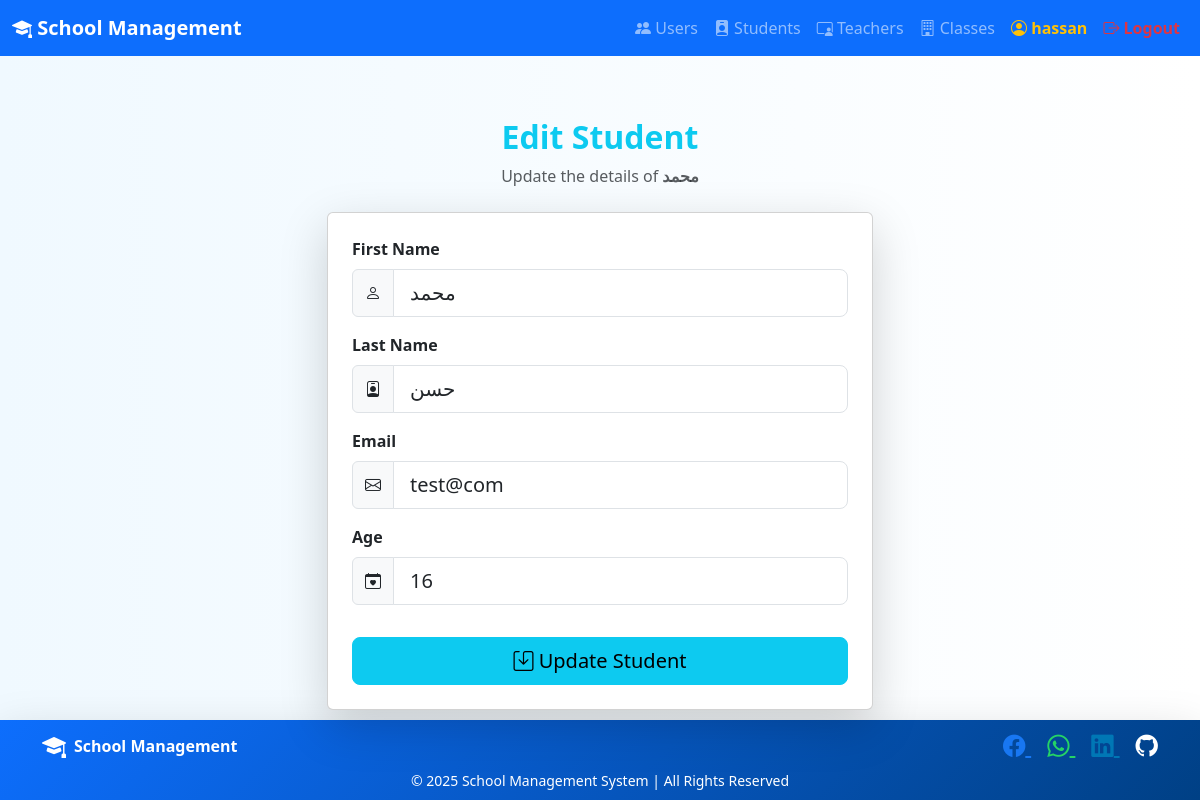
The app's page /student/edit.php?id=73 (signed in) with its own data.
### tables this page shows
CREATE TABLE `student_info` (
  `id` int(11) NOT NULL,
  `frist_name` varchar(250) NOT NULL,
  `last_name` varchar(250) NOT NULL,
  `email` varchar(250) NOT NULL,
  `age` int(11) NOT NULL,
  `user_id` int(11) NOT NULL
);

### conect.php (called while the page is built, shortened)
<?php
class Conect{
    private $conn;
    public function __construct(){
       $this->conn= mysqli_connect(self::host_name,self::user_name,self::password,self::db);
    }
    public function selectOne($tableName,$id):array{
         $s="SELECT * FROM $tableName where id=$id limit 1";
         $row=$this->conn->query($s);
        if($row->num_rows>0){
            $data=$row->fetch_assoc();
                return $data;
        }
        return [];
    }
}

### student/edit.php (the view, shortened to what this page needs)
<?php
include_once "../conect.php";
$conect = new Conect;
$student = $conect->selectOne('student_info', $_GET['id']);
include_once "../header.php";
?>
<div class="container mt-5">
    <div class="text-center mb-4">
        <h2 class="fw-bold text-info">Edit Student</h2>
        <p class="text-muted">Update the details of <strong><?= $student['frist_name']?></strong></p>
    </div>
    <div class="row justify-content-center">
        <div class="col-md-6">
            <div class="card shadow-lg rounded">
                <div class="card-body p-4">
                    <form method="post">
                        <div class="mb-3">
                            <label class="form-label fw-bold">First Name</label>
                            <div class="input-group">
                                <span class="input-group-text"><i class="bi bi-person"></i></span>
                                <input type="text" class="form-control form-control-lg"
                                       name="frist_name" value="<?= $student['frist_name']?>" required>
                            </div>
                        </div>
                        <div class="mb-3">
                            <label class="form-label fw-bold">Last Name</label>
                            <div class="input-group">
                                <span class="input-group-text"><i class="bi bi-person-badge"></i></span>
                                <input type="text" class="form-control form-control-lg"
                                       name="last_name" value="<?= $student['last_name']?>" required>
                            </div>
                        </div>
                        <div class="mb-3">
                            <label class="form-label fw-bold">Email</label>
                            <div class="input-group">
                                <span class="input-group-text"><i class="bi bi-envelope"></i></span>
                                <input type="email" class="form-control form-control-lg"
                                       name="email" value="<?= $student['email']?>" required>
                            </div>
                        </div>
                        <div class="mb-3">
                            <label class="form-label fw-bold">Age</label>
                            <div class="input-group">
                                <span class="input-group-text"><i class="bi bi-calendar-heart"></i></span>
                                <input type="number" class="form-control form-control-lg"
                                       name="age" value="<?= $student['age']?>" required>
                            </div>
                        </div>
                        <button type="submit" class="btn btn-info btn-lg w-100 mt-3">
                            <i class="bi bi-save"></i> Update Student
                        </button>
                    </form>
                </div>
            </div>
        </div>
    </div>
</div>
<?php include_once "../footer.php"; ?>

### header.php (style rules this page uses)
body { padding-top: 70px; }

### student/edit.php (style rules this page uses)
body { background: linear-gradient(to right, #f0f9ff, #ffffff); }

### footer.php (style rules this page uses)
body { display: flex; flex-direction: column; min-height: 100vh; }
.container { flex: 1; }

### records on screen
student_info: frist_name "محمد", last_name "حسن", email "test@com", age "16"

### other values on screen
$_SESSION['userName'] "hassan"
